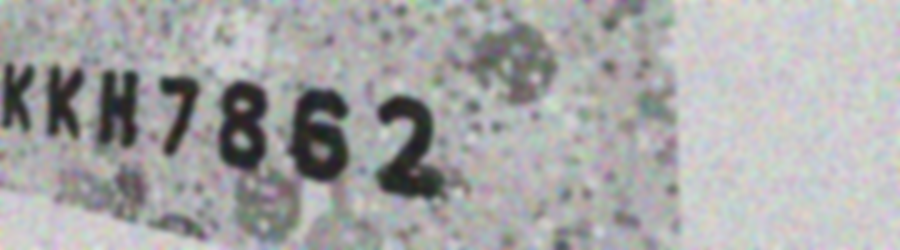
#> input picture illustrations/plate_7_noisy.png, 900 x 250 px
$ jupyter execute --allow-errors create_project_illustrations.ipynb
#> lines starting #> are read from the running program, lines starting #| are printed output that depends on the picture; after the words box and inside, x2 and y2 are one past the last pixel; in counts of white or black regions, pixels touching at a corner belong together
### utilities/image_methods/image_enhancing.py
import cv2


class ImageEnhancing:
    def __init__(self):
        pass

    # [24 lines left out: functions upscale_gaussian_pyramid, increase_contrast, apply_adaptive_thresholding, not called in this run]

### illustrations/create_project_illustrations.ipynb
[cell 1]
import pandas as pd
import matplotlib.pyplot as plt

csv_file_path = 'results_model_1.csv'

#> (the rest of this cell did not finish here and is left out)

[cell 2]
import pandas as pd
import matplotlib.pyplot as plt

csv_file_path = 'results_model_2.csv'

#> (the rest of this cell did not finish here and is left out)

[cell 3]
import pandas as pd
import matplotlib.pyplot as plt

# Path to the .txt file
txt_file_path = 'train_val_loss_model_3.txt'

# Read the .txt file into a DataFrame assuming the data is comma-separated
#> (the rest of this cell did not finish here and is left out)

[cell 4]
import matplotlib.pyplot as plt
from PIL import Image

# Paths to your images
path_noisy = 'plate_7_noisy.png'  # Path to the noisy image
path_clean = 'plate_7_clean.png'  # Make sure to update the path to the clean image

# Open the images
noisy_image = Image.open(path_noisy)
#> noisy_image is the input picture: PIL image 900x250 RGB; mean R, G, B 166.7, 166.6, 166.6
clean_image = Image.open(path_clean)
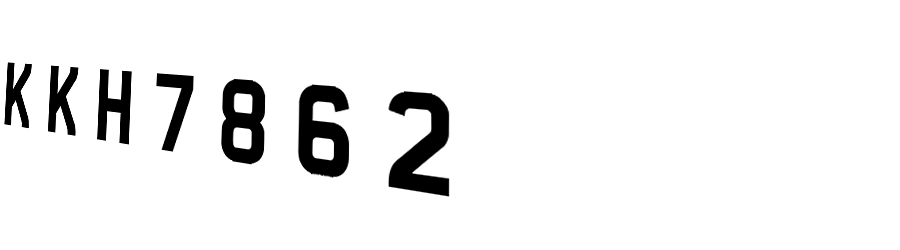
#> input picture illustrations/plate_7_clean.png, 900 x 250 px
#> clean_image is the input picture: PIL image 900x250 RGB; min 0, max 255, mean 239.3

# Set up the figure and subplots
fig, axes = plt.subplots(nrows=2, ncols=1, figsize=(10, 12))  # Set nrows to 2 for two horizontal images

# Plot noisy image in the first subplot
axes[0].imshow(noisy_image)
axes[0].set_title('Noisy Image', fontsize=16)  # Increase the font size for the title
axes[0].axis('off')  # Turn off axis numbers and ticks

# Plot clean image in the second subplot
axes[1].imshow(clean_image)
axes[1].set_title('Clean Image', fontsize=16)  # Increase the font size for the title
axes[1].axis('off')  # Turn off axis numbers and ticks

# Adjust the spacing between the subplots
fig.subplots_adjust(hspace=0.05)  # Reduce the horizontal space to a minimum

# Display the results
plt.tight_layout()  # Adjust layout to make sure there is no overlap
plt.show()

[cell 5]
import torch
import torch.nn as nn
from torchviz import make_dot

class UNet(nn.Module):
    # [56 lines left out: functions __init__, conv_block, up_conv_block, forward, not called in this run]

def create_unet_diagram():
    device = torch.device("cpu")
    model = UNet().to(device)
    x = torch.randn(1, 1, 256, 256).to(device)  # Simulate an input
    out = model(x)
    dot = make_dot(out, params=dict(list(model.named_parameters()) + [('input', x)]))
    dot.render('unet_model_diagram', format='png', directory='./diagrams')  # Save diagram

if __name__ == "__main__":
    create_unet_diagram()
#> (the call stopped at in create_unet_diagram, `device = torch.device("cpu")`: torch is not available in this run)

[cell 6]
import graphviz

# Define the pipeline steps
steps = [
    "Read Video",
    "License Plate Detection (Model 1)",
    "Crop Image",
    "Character Detection (Model 2)",
]

# Define the connections between steps
connections = [
    ("Read Video", "License Plate Detection (Model 1)"),
    ("License Plate Detection (Model 1)", "Crop Image"),
    ("Crop Image", "Character Detection (Model 2)"),
]

# Create a graph
#> (the rest of this cell did not finish here and is left out)

[cell 7]
import graphviz

# Define the pipeline steps with specific image adjustments
steps = [
    "Read Video",
    "License Plate Detection (Model 1)",
    "Crop Image",
    "Grayscale Conversion",
    "CLAHE Enhancement",
    "Binary Threshold",
    "Character Detection (Model 2)",
]

# Define the connections between steps
connections = [
    ("Read Video", "License Plate Detection (Model 1)"),
    ("License Plate Detection (Model 1)", "Crop Image"),
    ("Crop Image", "Grayscale Conversion"),
    ("Grayscale Conversion", "CLAHE Enhancement"),
    ("CLAHE Enhancement", "Binary Threshold"),
    ("Binary Threshold", "Character Detection (Model 2)"),
]

# Create a graph
#> (the rest of this cell did not finish here and is left out)

[cell 8]
import graphviz

# Define the pipeline steps with specific image adjustments and EasyOCR
steps = [
    "Read Video",
    "License Plate Detection (Model 1)",
    "Crop Image",
    "Grayscale Conversion",
    "CLAHE Enhancement",
    "Binary Threshold",
    "Character Detection (EasyOCR)",
]

# Define the connections between steps
connections = [
    ("Read Video", "License Plate Detection (Model 1)"),
    ("License Plate Detection (Model 1)", "Crop Image"),
    ("Crop Image", "Grayscale Conversion"),
    ("Grayscale Conversion", "CLAHE Enhancement"),
    ("CLAHE Enhancement", "Binary Threshold"),
    ("Binary Threshold", "Character Detection (EasyOCR)"),
]

# Create a graph
#> (the rest of this cell did not finish here and is left out)

[cell 9]
import graphviz

# Define the pipeline steps with specific image adjustments and PyTorch model
steps = [
    "Read Video",
    "License Plate Detection (Model 1)",
    "Crop Image",
    "Upscale Image",
    "Convert to Grayscale",
    "Denoising (Model 3)",
    "Character Detection (Model 2)",
]

# Define the connections between steps
connections = [
    ("Read Video", "License Plate Detection (Model 1)"),
    ("License Plate Detection (Model 1)", "Crop Image"),
    ("Crop Image", "Upscale Image"),
    ("Upscale Image", "Convert to Grayscale"),
    ("Convert to Grayscale", "Denoising (Model 3)"),
    ("Denoising (Model 3)", "Character Detection (Model 2)"),
]

# Create a graph
#> (the rest of this cell did not finish here and is left out)

[cell 10]
import graphviz

# Define the pipeline steps with specific image adjustments
steps = [
    "Read Video",
    "License Plate Detection (Model 1)",
    "Crop Image",
    "Adaptive Threshold",
    "Character Detection (Model 2)",
]

# Define the connections between steps
connections = [
    ("Read Video", "License Plate Detection (Model 1)"),
    ("License Plate Detection (Model 1)", "Crop Image"),
    ("Crop Image", "Adaptive Threshold"),
    ("Adaptive Threshold", "Character Detection (Model 2)"),
]

# Create a graph
#> (the rest of this cell did not finish here and is left out)

[cell 11]
import matplotlib.pyplot as plt
import pandas as pd

# Existing data
data = {
    'Experiment': ['Baseline', 'Baseline'] + ['1', '2', '3', '4'] * 2,
    'Accuracy': [0.37037037037037035, 0.25925925925925924] + [0.33, 0.185, 0.296, 0.44, 0.407, 0.11, 0.33, 0.407],
    'Video': ['1', '2'] + ['1'] * 4 + ['2'] * 4
}

df = pd.DataFrame(data)

# Group by Experiment and calculate mean Accuracy across videos
average_accuracy = df.groupby('Experiment')['Accuracy'].mean().reset_index()

# Find the experiment with the highest average accuracy
best_experiment = average_accuracy.loc[average_accuracy['Accuracy'].idxmax()]

# Calculate baseline accuracy
baseline_accuracy = average_accuracy[average_accuracy['Experiment'] == 'Baseline']['Accuracy'].values[0]

# Print average accuracies for each experiment
print("Average Accuracies by Experiment:")
print(average_accuracy)

# Plotting
fig, ax = plt.subplots(figsize=(8, 5))
colors = plt.cm.viridis(df['Accuracy'] / df['Accuracy'].max())  # Normalizing colors to the accuracy

# Scatter plot for individual scores
for video, group in df.groupby('Video'):
    ax.scatter(group['Experiment'], group['Accuracy'], s=100, label=f"Video {video}", alpha=0.6)

# Highlight the mean accuracy across videos for each experiment
ax.scatter(average_accuracy['Experiment'], average_accuracy['Accuracy'], s=150, c='red', label='Average Accuracy', marker='*')

# Emphasize the best experiment
ax.scatter(best_experiment['Experiment'], best_experiment['Accuracy'], s=200, color='gold', label='Best Overall', marker='o')

# Horizontal line for the baseline accuracy
ax.axhline(y=baseline_accuracy, color='gray', linestyle='--', linewidth=2, label='Baseline Accuracy')

ax.set_xlabel('Experiment')
ax.set_ylabel('Accuracy')
ax.set_ylim(0, 1)
ax.legend()

# Annotating the best experiment
ax.annotate(f"Best Overall: {best_experiment['Experiment']}\nAccuracy: {best_experiment['Accuracy']:.2f}",
             xy=(average_accuracy.index[average_accuracy['Experiment'] == best_experiment['Experiment']].tolist()[0], best_experiment['Accuracy']),
             textcoords="offset points", xytext=(0,10), ha='center')

plt.show()
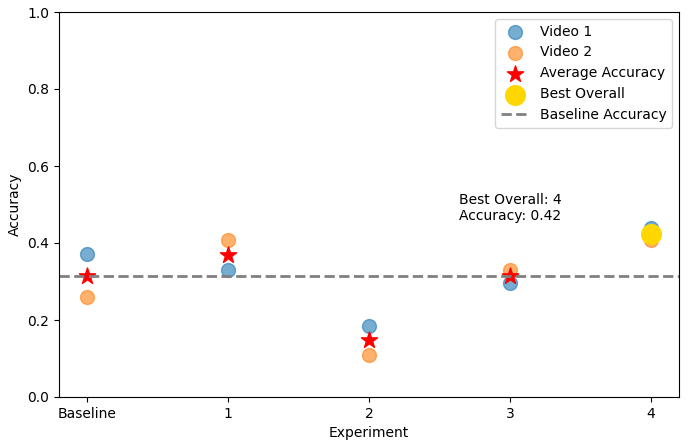
#> figure drawn by matplotlib, 1 panel
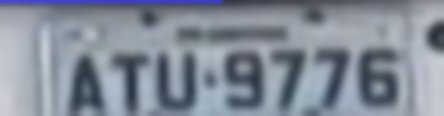
#> input picture illustrations/out1put.png, 444 x 116 px
#> further down, image is the input picture: shape (116, 444, 3); mean B, G, R 152.4, 139.8, 131

[cell 12]
import cv2
import matplotlib.pyplot as plt

def upscale_gaussian_pyramid(image, n):
#> called with n = 1
    upscaled_image = image
    for _ in range(n):
        upscaled_image = cv2.pyrUp(upscaled_image)
    return upscaled_image

def increase_contrast(image):
    # Convert to grayscale
    gray = cv2.cvtColor(image, cv2.COLOR_BGR2GRAY)
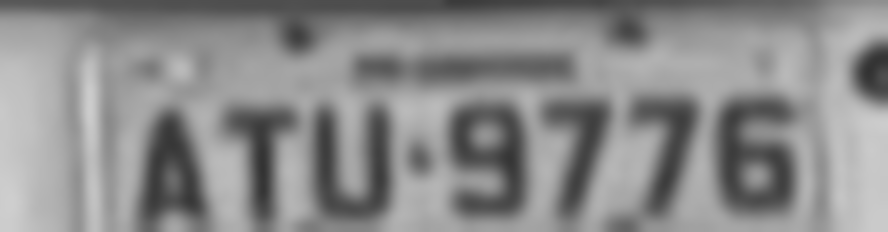
#> gray: shape (232, 888); min 50, max 206, mean 138.9
    # Apply CLAHE
    clahe = cv2.createCLAHE(clipLimit=1.0, tileGridSize=(45, 45))
    enhanced_gray = clahe.apply(gray)
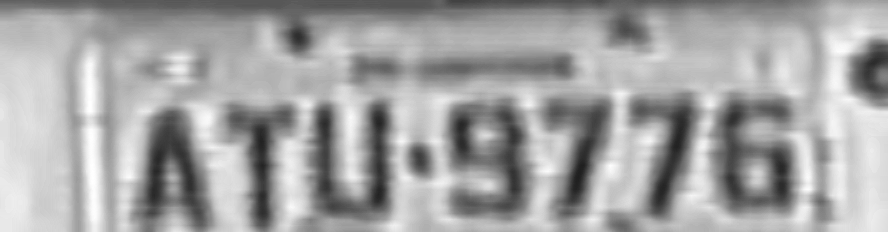
#> enhanced_gray: shape (232, 888); min 31, max 255, mean 164.1
    # Apply threshold
    _, binary_image = cv2.threshold(enhanced_gray, 0, 255, cv2.THRESH_BINARY + cv2.THRESH_OTSU)
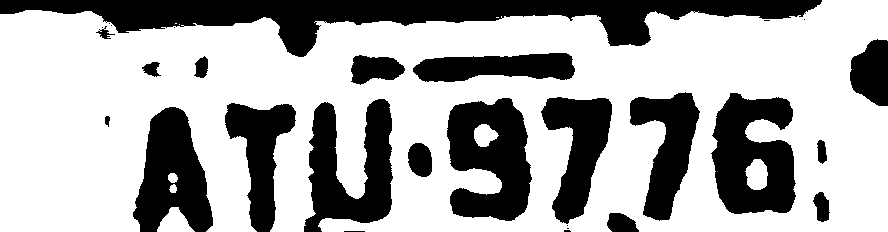
#> binary_image: shape (232, 888); 66.8% white; 29 black regions (9 under 20 px), largest, box (x1, y1, x2, y2) and area: (0, 0, 822, 57) 18008, (447, 98, 532, 221) 7295, (711, 93, 796, 214) 7226
    # Detect edges
    edges = cv2.Canny(binary_image, 100, 200)
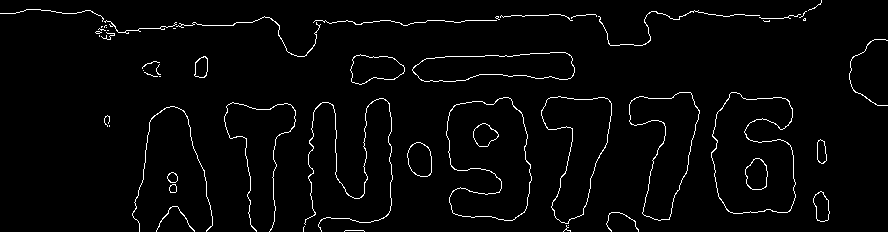
#> edges: shape (232, 888); 2.6% white in thin lines or dots
    # Combine binary image and edges
    enhanced_text_image = cv2.bitwise_or(binary_image, edges)
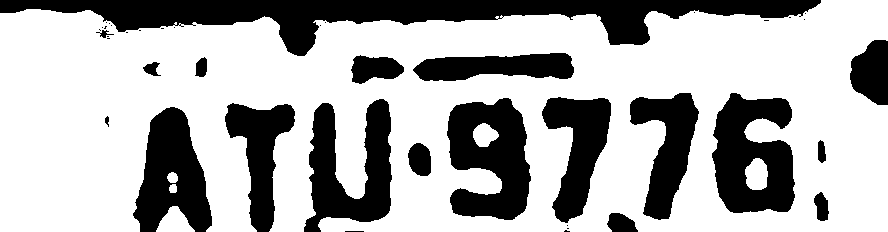
#> enhanced_text_image: shape (232, 888); 68.3% white; 42 black regions (23 under 20 px), largest, box (x1, y1, x2, y2) and area: (0, 0, 821, 56) 17213, (447, 98, 531, 220) 7016, (712, 93, 795, 213) 6952

    return gray, enhanced_gray, binary_image, edges, enhanced_text_image

# Load the image
image = cv2.imread('out1put.png')  # Ensure this is the correct path to your image
upscaled_image = upscale_gaussian_pyramid(image, 1)  # Adjust based on your requirement

# Process the image
steps = increase_contrast(upscaled_image)
#> steps = 5 items

# Plotting all steps
step_names = ['Original', 'Upscaled', 'Grayscale', 'CLAHE', 'Threshold']
images = [image, upscaled_image] + list(steps)
#> images = 7 items

plt.figure(figsize=(6, 10))  # Adjust figure size to fit vertical layout better
#> (the rest of this cell did not finish here and is left out)

[cell 13]
import cv2
import matplotlib.pyplot as plt

def apply_adaptive_thresholding(image):
    # Check if image is in color and convert to grayscale
    if len(image.shape) == 3:
        gray_image = cv2.cvtColor(image, cv2.COLOR_BGR2GRAY)
    else:
        gray_image = image

    # Apply adaptive thresholding
    adaptive_thresh_image = cv2.adaptiveThreshold(gray_image, 255, cv2.ADAPTIVE_THRESH_GAUSSIAN_C,
                                                  cv2.THRESH_BINARY, 11, 2)
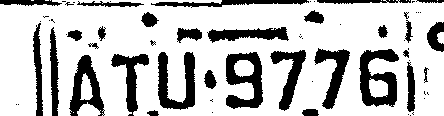
#> adaptive_thresh_image: shape (116, 444); 75.7% white; 65 black regions (35 under 20 px), largest, box (x1, y1, x2, y2) and area: (359, 49, 399, 107) 1297, (226, 52, 263, 109) 1232, (158, 52, 195, 110) 1147

    return gray_image, adaptive_thresh_image

# Load the image
image = cv2.imread('out1put.png')  # Ensure this is the correct path to your image

# Process the image
gray_image, adaptive_thresh_image = apply_adaptive_thresholding(image)

# Plotting the original and processed images
step_names = ['Original', 'Grayscale', 'Adaptive Threshold']
images = [image, gray_image, adaptive_thresh_image]

plt.figure(figsize=(6, 6))  # Adjust figure size to fit three images vertically
for i, img in enumerate(images):
    plt.subplot(3, 1, i + 1)  # 3 rows, 1 column
    if i == 0:
        plt.imshow(cv2.cvtColor(img, cv2.COLOR_BGR2RGB))  # Convert to RGB for original image plotting
    else:
        plt.imshow(img, cmap='gray')  # Plot grayscale and threshold images in grayscale
    plt.title(step_names[i])
    plt.axis('off')
#> this loop made 3 passes

plt.subplots_adjust(hspace=0.01)  # Minimize the space between plots
plt.tight_layout()
plt.show()
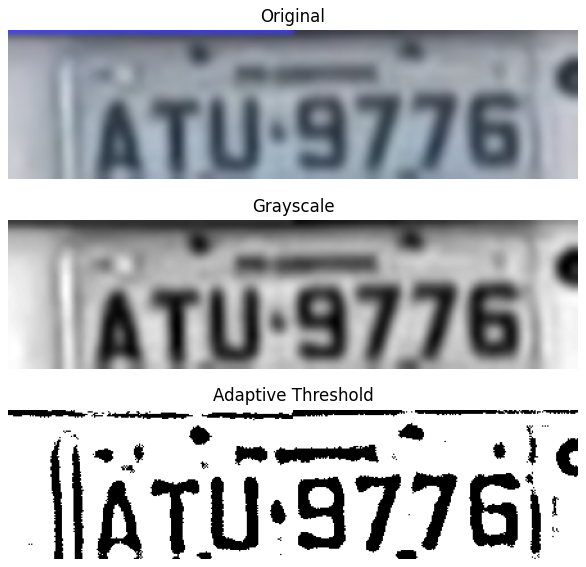
#> figure drawn by matplotlib, 3 panels
